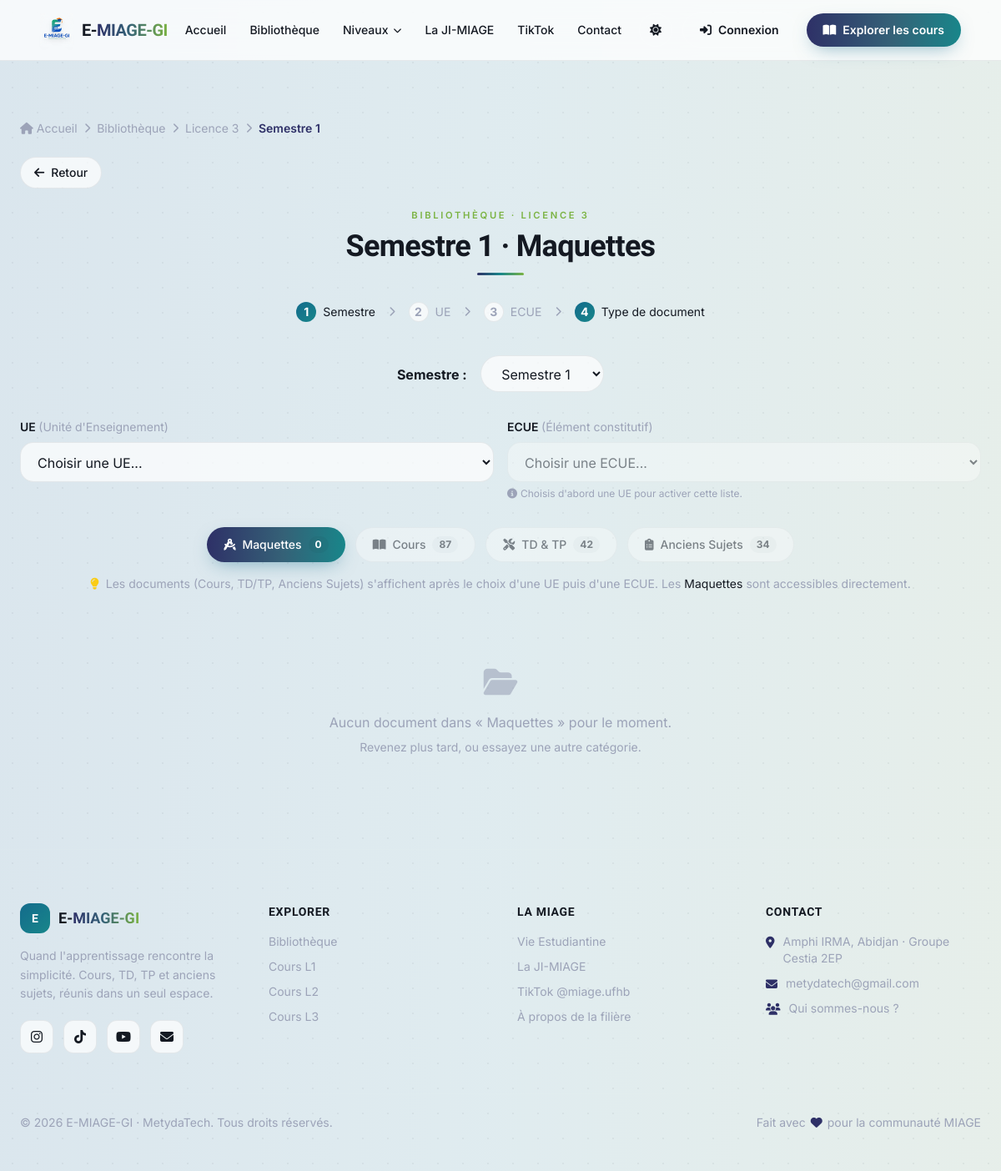
The page /bibliotheque/l3/?semestre=s1&category=maquettes on the database as committed earlier.
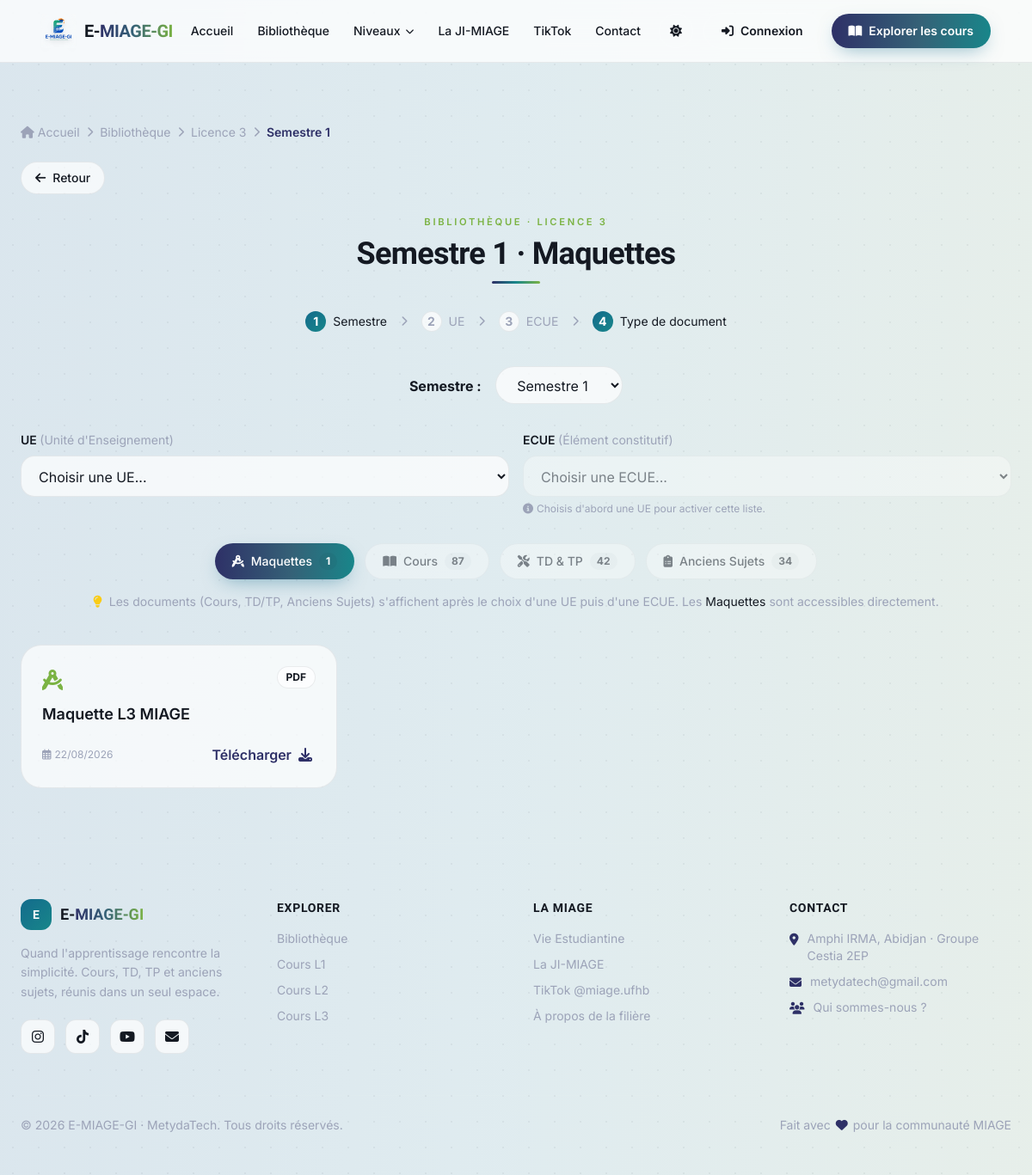
The same page on the database as committed later.
### core/models.py (models this page shows, shortened)
class Document(models.Model):
    CATEGORY_CHOICES = [
        ('COURS', 'Cours'),
        ('TD_TP', 'TD/TP'),
        ('EXAMS', 'Anciens Sujets'),
        ('MAQUETTES', 'Maquettes'),
    ]
    LEVEL_CHOICES = [
        ('L1', 'Licence 1'),
        ('L2', 'Licence 2'),
        ('L3', 'Licence 3'),
        ('M1', 'Master 1'),
        ('M2', 'Master 2'),
    ]
    SEMESTER_CHOICES = [
        ('S1', 'Semestre 1'),
        ('S2', 'Semestre 2'),
        ('S3', 'Semestre 3'),
        ('S4', 'Semestre 4'),
        ('S5', 'Semestre 5'),
        ('S6', 'Semestre 6'),
        ('S7', 'Semestre 7'),
        ('S8', 'Semestre 8'),
        ('S9', 'Semestre 9'),
        ('S10', 'Semestre 10'),
    ]
    title = models.CharField(max_length=200, verbose_name='Titre')
    description = models.TextField(blank=True, verbose_name='Description')
    category = models.CharField(max_length=20, choices=CATEGORY_CHOICES, verbose_name='Catégorie')
    level = models.CharField(max_length=2, choices=LEVEL_CHOICES, verbose_name='Niveau')
    semester = models.CharField(max_length=3, choices=SEMESTER_CHOICES, verbose_name='Semestre')
    ecue = models.ForeignKey('ECUE', null=True, blank=True, on_delete=models.SET_NULL, related_name='documents', verbose_name='ECUE')
    file = models.FileField(upload_to='documents/', max_length=255, verbose_name='Fichier')
    upload_date = models.DateTimeField(auto_now_add=True, verbose_name='Date d\'ajout')
    last_modified = models.DateTimeField(auto_now=True, verbose_name='Dernière modification')
    class Meta:
        ordering = ['-upload_date']
        verbose_name = 'Document'
        verbose_name_plural = 'Documents'
    @property
    def extension(self):
        name = self.file.name or ''
        return name.rsplit('.', 1)[-1].upper() if '.' in name else ''

### core/views.py (the view, shortened to what this page needs)
# urls.py: path('bibliotheque/l3/', views.niveau_l3, name='niveau_l3'),
def niveau_l3(request):
    semestre = request.GET.get('semestre', 's1')
    category = request.GET.get('category')
    query = request.GET.get('q')
    ue_slug = request.GET.get('ue')
    ecue_slug = request.GET.get('ecue')
    context = {
        'semestre': semestre,
        'category': category
    }
    real_semestre = get_semester_mapping('L3', semestre)
    documents = Document.objects.filter(level='L3', semester=real_semestre)
    ues = UE.objects.filter(level='L3', semester=real_semestre).order_by('code', 'name')
    context['ues'] = ues
    selected_ue = None
    selected_ecue = None
    ecues = None
    context.update(_niveau_extra_context('Licence 3', 'L3', documents))
    if category == 'maquettes':
        documents = Document.objects.filter(level='L3', category='MAQUETTES')
        context['documents'] = documents
    return render(request, 'core/niveau/l3.html', context)

### core/views.py (called while the page is built)
def _niveau_extra_context(niveau_label, level, documents):
    counts = Counter(documents.values_list('category', flat=True))
    counts['MAQUETTES'] = Document.objects.filter(level=level, category='MAQUETTES').count()
    return {
        'niveau_label': niveau_label,
        'niveau_url': reverse(f'core:niveau_{level.lower()}'),
        'category_counts': {c.lower(): n for c, n in counts.items()},
        'selection_count': documents.count(),
    }

def get_semester_mapping(niveau, affiche_semestre):
    mapping = {
        'L1': {'s1': 'S1', 's2': 'S2'},
        'L2': {'s1': 'S3', 's2': 'S4'},
        'L3': {'s1': 'S5', 's2': 'S6'},
        'M1': {'s1': 'S7', 's2': 'S8'},
        'M2': {'s1': 'S9', 's2': 'S10'},
    }
    return mapping[niveau][affiche_semestre]

### core/templates/core/niveau/l3.html (shortened to what this page needs)
{% extends 'core/base.html' %}
{% load static %}
{% block content %}
{% include 'core/includes/niveau_content.html' with niveau_label='Licence 3' %}
{% endblock %}

### core/templates/core/includes/niveau_content.html (shortened to what the changed rows need)
{% load static %}
<section class="pt-28 md:pt-36 pb-16 px-4 md:px-6">
    <div class="max-w-6xl mx-auto">
        <div class="text-center mb-8" data-animate>
            <p class="section-eyebrow">Bibliothèque · {{ niveau_label }}</p>
            <h2 class="section-title text-3xl md:text-4xl mt-2">
                {% if semestre == 's1' %}Semestre 1
                {% elif semestre == 's2' %}Semestre 2
                {% else %}Sélectionne un semestre
                {% endif %}
                {% if category %} · {{ category|title }}{% endif %}
            </h2>
            <div class="underline-gradient w-14 mx-auto mt-3"></div>
        </div>
        <div class="mb-4 flex flex-wrap justify-center gap-3">
            <a href="?semestre={{ semestre }}{% if selected_ue %}&ue={{ selected_ue.slug }}{% endif %}{% if selected_ecue %}&ecue={{ selected_ecue.slug }}{% endif %}&category=maquettes"
               class="w-full sm:w-auto justify-center px-5 py-2.5 rounded-full flex items-center gap-2 text-sm font-medium {% if category == 'maquettes' %}btn-primary{% else %}glass-card text-body{% endif %} transition"
               title="Voir toutes les maquettes du niveau">
                <i class="fas fa-drafting-compass"></i> Maquettes
                <span class="text-xs font-bold px-2 py-0.5 rounded-full {% if category == 'maquettes' %}bg-soft{% else %}bg-soft{% endif %}">{{ category_counts.maquettes|default:0 }}</span>
            </a>
        </div>
        <div class="grid grid-cols-1 md:grid-cols-2 lg:grid-cols-3 gap-5 md:gap-6" data-animate>
            {% if documents %}
                {% for doc in documents %}
                    <div class="glass-card p-6 rounded-3xl flex flex-col">
                        <div class="flex items-start justify-between gap-3 mb-3">
                            <div class="flex-shrink-0">
                                {% if doc.category == 'COURS' %}
                                    <i class="fas fa-book-open text-2xl text-primary"></i>
                                {% elif doc.category == 'TD_TP' %}
                                    <i class="fas fa-tools text-2xl text-teal"></i>
                                {% elif doc.category == 'MAQUETTES' %}
                                    <i class="fas fa-drafting-compass text-2xl text-accent"></i>
                                {% elif doc.category == 'EXAMS' %}
                                    <i class="fas fa-clipboard-list text-2xl text-yellow-400"></i>
                                {% else %}
                                    <i class="fas fa-file-alt text-2xl text-muted"></i>
                                {% endif %}
                            </div>
                            {% if doc.extension %}
                                <span class="text-xs font-bold px-2.5 py-1 rounded-full glass-card text-body uppercase">{{ doc.extension }}</span>
                            {% endif %}
                        </div>
                        <h3 class="text-lg font-semibold mb-2 leading-snug">{{ doc.title }}</h3>
                        <div class="mt-auto pt-3 flex items-center justify-between">
                            <span class="text-xs text-muted"><i class="far fa-calendar-alt mr-1"></i>{{ doc.upload_date|date:"d/m/Y" }}</span>
                            <a href="{{ doc.file.url }}" class="text-primary hover:text-teal transition font-semibold px-2 py-1.5 -m-1" target="_blank" rel="noopener">
                                Télécharger <i class="fas fa-download ml-1"></i>
                            </a>
                        </div>
                    </div>
                {% endfor %}
            {% elif category %}
                <div class="col-span-full text-center text-muted py-12">
                    <i class="fas fa-folder-open text-4xl mb-4 opacity-60"></i>
                    <p>Aucun document dans « {{ category|title }} » pour le moment.</p>
                    <p class="text-sm text-muted mt-2">Revenez plus tard, ou essayez une autre catégorie.</p>
                </div>
            {% else %}
                <div class="col-span-full text-center text-muted py-12">
                    <i class="fas fa-hand-point-up text-4xl mb-4 opacity-60"></i>
                    <p>Sélectionnez une catégorie ci-dessus pour afficher les documents.</p>
                </div>
            {% endif %}
        </div>
    </div>
</section>

Rows that differ between the two databases and show on the page:
added Document: category "Maquettes", extension "PDF", title "Maquette L3 MIAGE", upload_date "22/08/2026"
Other text that changed with them:
{{ category_counts.maquettes|default:0 }}: "0" → "1"
{{ category|title }}: "Maquettes" → (not shown)
text no longer shown: "Aucun document dans « » pour le moment. Revenez plus tard, ou essayez une autre catégorie."
